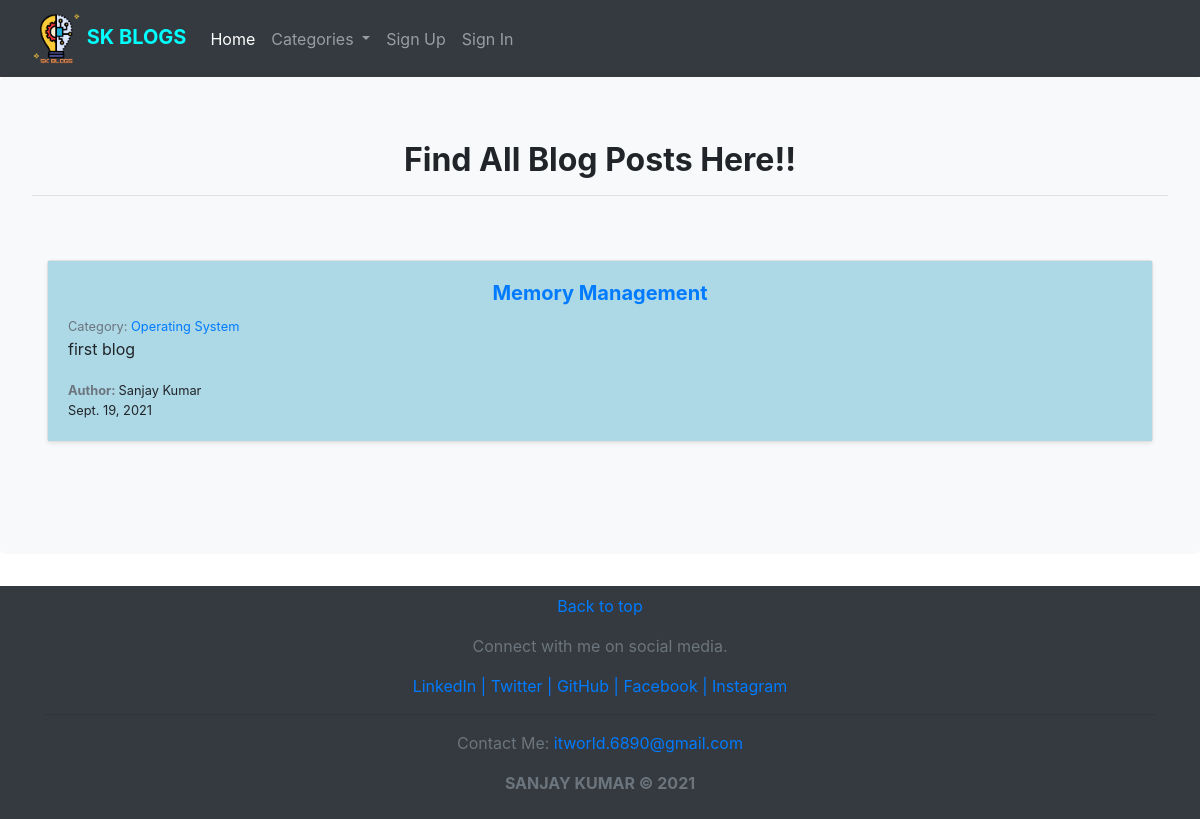
Before: / with the older database file.
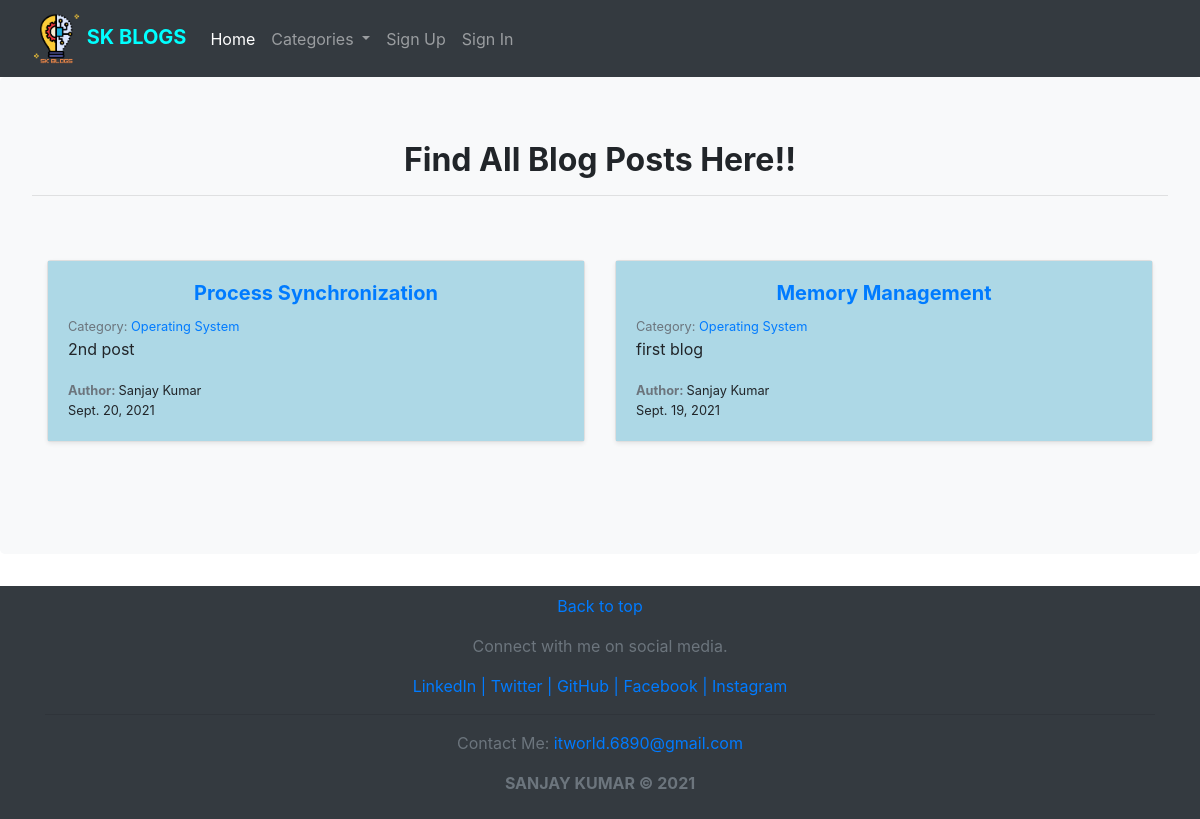
After: the same page with the newer database file.
### blog/models.py (models this page shows, shortened)
class Post(models.Model):
    title = models.CharField(max_length=255)
    title_tag = models.CharField(max_length=255)
    post_date = models.DateField(auto_now_add=True)
    author  = models.ForeignKey(User, on_delete=CASCADE)
    category = models.ForeignKey(Category, models.SET_NULL, blank=True, null=True)
    body = RichTextField(blank=True, null=True)
    snippet = models.CharField(max_length=255)
    likes = models.ManyToManyField(User, related_name="blog_posts")

class Category(models.Model):
    name = models.CharField(max_length=255)
    def __str__(self):
        return self.name

### blog/views.py (the view)
# urls.py: path('', HomeView.as_view(), name="home"),
class HomeView(ListView):
    model = Post
    template_name = 'home.html'
    ordering = ['-post_date']
    def get_context_data(self, *args, **kwargs):
        cat_menu = Category.objects.all()
        context = super(HomeView, self).get_context_data(*args, **kwargs)
        context["cat_menu"] = cat_menu
        return context

### blog/templates/home.html (shortened to what this page needs)
{% extends 'base.html' %}
{% block content %}
<h2 style="font-weight: bold; text-align: center;">Find All Blog Posts Here!!</h2>
<hr/>
<div class="album py-5">
    <div class="container">
      <div class="row row-cols-1 row-cols-sm-2 row-cols-md-3 g-3">
        {% for post in object_list %}
        <div class="col">
          <div class="card shadow-sm">
            <div class="card-body" style="background:lightblue;">
              <h5 class="card-text" style="text-align: center;"><a href="{% url 'article-view' post.pk %}"><strong>{{ post.title }}</strong></a></h5>
              <small class="text-muted">Category: <a href="{% url 'category' post.category|slugify %}">{{ post.category }}</a></small>
              <p class="card-text">{{ post.snippet }}</p>
              <small class="card-text"><strong class="text-muted">Author: </strong>{{ post.author.first_name }} {{ post.author.last_name }}</small>
              <div class="d-flex justify-content-between align-items-center">
                <small>{{ post.post_date }}</small>
              </div>
            </div>
          </div>
        </div>
        {% endfor %}
      </div>
    </div>
  </div>
{% endblock %}

### blog/templates/base.html (shortened to what this page needs)
<!doctype html>
<html lang="en">
{% load static %}
  <head>
    <link rel="stylesheet" href="{% static 'css/bootstrap.min.css' %}">
  </head>
  <body>
<header>
    <nav class="navbar navbar-expand-lg navbar-dark bg-dark position-relative">
        <div class="container-fluid">
          <a class="navbar-brand" style="font-weight: bold; color:cyan" href="{% url 'home' %}">
            <img src="{% static 'sk-blogs-icon.png' %}" alt="SK BLOGS's ICON" width="51" class="d-inline-block align-text-center">
            SK BLOGS
          </a>
          <div class="collapse navbar-collapse" id="navbarSupportedContent">
            <ul class="navbar-nav mr-auto">
              <li class="nav-item">
                  <a class="nav-link active" aria-current="page" href="{% url 'home' %}">Home</a>
              </li>
              {% if cat_menu %}
              <li class="nav-item dropdown">
                <a class="nav-link dropdown-toggle" href="{% url 'category-list' %}" id="navbarDropdown" role="button" data-bs-toggle="dropdown" aria-expanded="false">
                  Categories
                </a>
              </li>
              {% else %}
                <li class="nav-item">
                  <a class="nav-link" href="{% url 'category-list' %}">Categories</a>
                </li>
              {% endif %}
              {% if user.is_authenticated %}
                <li class="nav-item">
                  <a class="nav-link" href="{% url 'add-post' %}">Add Post</a>
                </li>
                <li class="nav-item">
                  <a class="nav-link" href="{% url 'add-category' %}">Add Category</a>
                </li>
              {% else %}
                <li class="nav-item">
                  <a class="nav-link" href="{% url 'register' %}">Sign Up</a>
                </li>
                <li class="nav-item">
                  <a class="nav-link" href="{% url 'login' %}">Sign In</a>
                </li>
              {% endif %}
            </ul>
          </div>
        </div>
      </nav>
</header>
<main>
        <div class="jumbotron bg-light">
            {% block content %}
            {% endblock %}
        </div>
</main>
<footer class="text-muted py-2 bg-dark">
    <div class="container" style="text-align: center;">
        <p><a href="#">Back to top</a></p>
        <p>Connect with me on social media.</p>
        <a href="https://www.linkedin.com/in/sanjaykumar086/">LinkedIn </a>
        <a href="https://twitter.com/Sanjay6890/">| Twitter </a>
        <a href="https://github.com/sanju6890/">| GitHub </a>
        <a href="https://www.facebook.com/saikapiansanjay/">| Facebook </a>
        <a href="https://www.instagram.com/saikapian.sanjay/">| Instagram</a>
        <hr/>
        <p>Contact Me: <a href="mailto:itworld.6890@gmail.com">itworld.6890@gmail.com</a></p>
        <p><strong><a href="https://sanjay-kumar-portfolio.herokuapp.com/" class="text-muted">SANJAY KUMAR</a> &copy; 2021</strong></p>
    </div>
  </footer>
  </body>
</html>

Changed rows visible on the page:
added Post: title "Process Synchronization", category "Operating System", snippet "2nd post", author.first_name "Sanjay", author.last_name "Kumar", post_date "Sept. 20, 2021"
